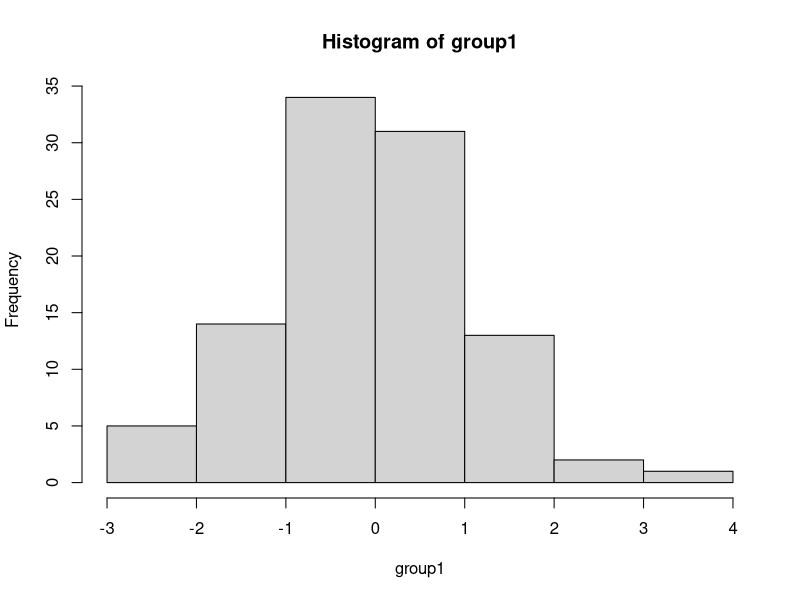
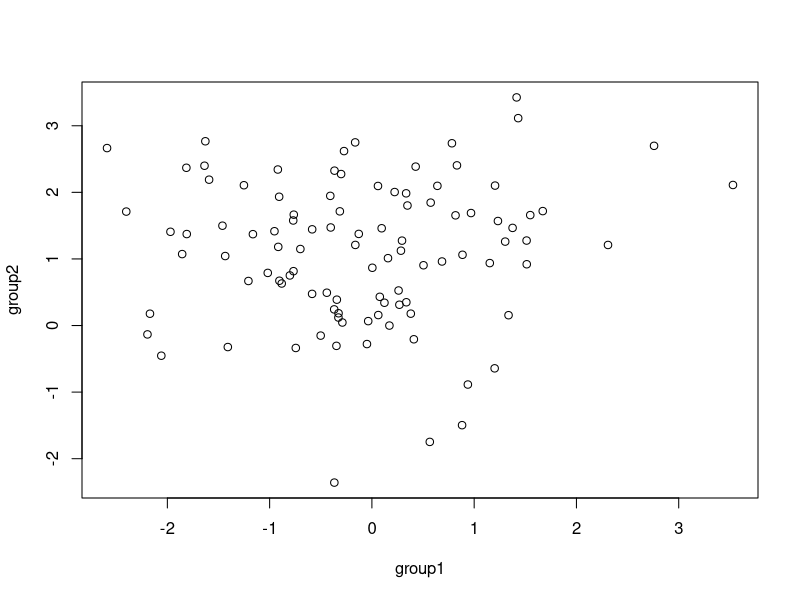

R code for these plots, in order:
# create two random groups
group1 <- rnorm(100)
group2 <- 1 + rnorm(100)
group1
hist(group1)
plot(group1, group2)
cor.test(group1, group2)
group3 <- group1 + rnorm(100)
cor.test(group1, group3)
